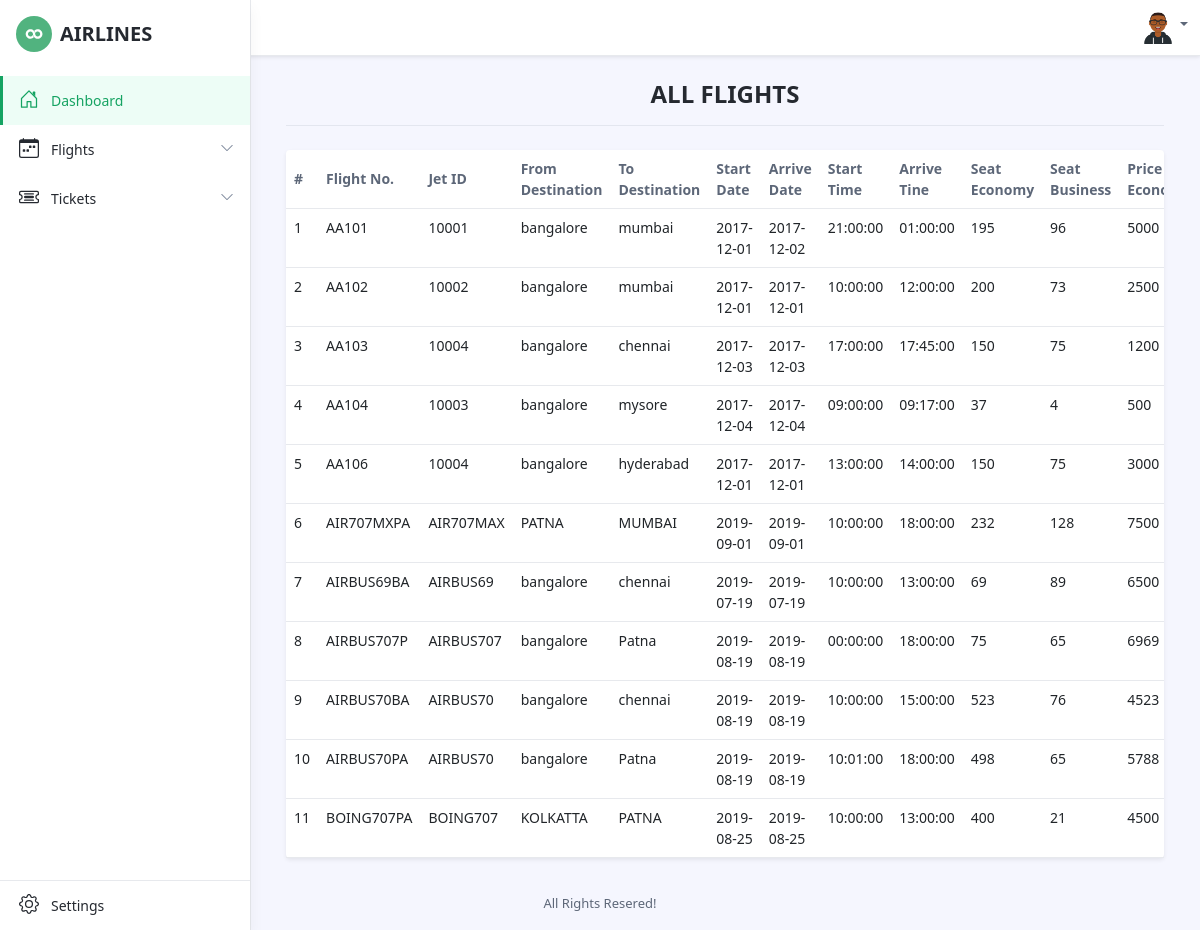
/customer/all_flights.php, run on the app's committed database.
### tables this page shows
CREATE TABLE IF NOT EXISTS `flight_details` (
  `flight_no` varchar(10) NOT NULL,
  `from_city` varchar(20) DEFAULT NULL,
  `to_city` varchar(20) DEFAULT NULL,
  `departure_date` date NOT NULL,
  `arrival_date` date DEFAULT NULL,
  `departure_time` time DEFAULT NULL,
  `arrival_time` time DEFAULT NULL,
  `seats_economy` int(5) DEFAULT NULL,
  `seats_business` int(5) DEFAULT NULL,
  `price_economy` int(10) DEFAULT NULL,
  `price_business` int(10) DEFAULT NULL,
  `jet_id` varchar(10) DEFAULT NULL
);

### customer/all_flights.php (the view, shortened to what this page needs)
<?php
require_once('../Database Connection file/mysqli_connect.php');
include("includes/head.php");
?>
<body class="app">
	<?php include("includes/header.php"); ?>
	<div class="app-wrapper">
		<div class="app-content pt-3 p-md-3 p-lg-4">
			<div class="container-xl">
				<div class="position-relative mb-3">
					<div class="row g-3 justify-content-center">
						<div class="col-auto">
							<h1 class="app-page-title mb-0 text-uppercase">All Flights</h1>
						</div>
					</div>
				</div>
				<hr class="mb-4">
				<div class="tab-content" id="orders-table-tab-content">
					<div class="tab-pane fade show active" id="orders-all" role="tabpanel" aria-labelledby="orders-all-tab">
						<div class="app-card app-card-orders-table shadow-sm mb-5">
							<div class="app-card-body">
								<div class="table-responsive">
									<table class="table app-table-hover mb-0 text-left">
										<thead>
											<tr>
												<th class="cell">#</th>
												<th class="cell">Flight No.</th>
												<th class="cell">Jet ID</th>
												<th class="cell">From Destination</th>
												<th class="cell">To Destination</th>
												<th class="cell">Start Date</th>
												<th class="cell">Arrive Date</th>
												<th class="cell">Start Time</th>
												<th class="cell">Arrive Tine</th>
												<th class="cell">Seat Economy</th>
												<th class="cell">Seat Business</th>
												<th class="cell">Price Economy</th>
											</tr>
										</thead>
										<tbody>
										<?php
												$query = "SELECT * FROM Flight_Details";
												$result = mysqli_query($dbc, $query);
												$count = 1;
												while ($row = mysqli_fetch_array($result)) {
													$flight_no = $row['flight_no'];
													$jet_id = $row['jet_id'];
													$from_city = $row['from_city'];
													$to_city = $row['to_city'];
													$departure_date = $row['departure_date'];
													$arrival_date = $row['arrival_date'];
													$departure_time = $row['departure_time'];
													$arrival_time = $row['arrival_time'];
													$seats_economy = $row['seats_economy'];
													$seats_business = $row['seats_business'];
													$price_economy = $row['price_economy'];
													$price_business = $row['price_business'];
													echo "<tr>
														<td>$count</td>
														<td>$flight_no</td>
														<td>$jet_id</td>
														<td>$from_city</td>
														<td>$to_city</td>
														<td>$departure_date</td>
														<td>$arrival_date</td>
														<td>$departure_time</td>
														<td>$arrival_time</td>
														<td>$seats_economy</td>
														<td>$seats_business</td>
														<td>$price_economy</td>
														<td>$price_business</td>
														<td>
															<a href='delete_flight.php?id=$flight_no' class='btn btn-danger'>Delete</a>
														</td>
													</tr>";
													$count++;} ; ?>
										</tbody>
									</table>
								</div>
							</div>
						</div>
					</div>
				</div>
			</div>
				<?php include("includes/footer.php") ?>

### data on the page
flight_details: flight_no "AA101", jet "10001", from_city "bangalore", to_city "mumbai", departure_date "2017-12-01", arrival_date "2017-12-02", departure_time "21:00:00", arrival_time "01:00:00", seats_economy "195", seats_business "96", price_economy "5000"
flight_details: flight_no "AA102", jet "10002", from_city "bangalore", to_city "mumbai", departure_date "2017-12-01", arrival_date "2017-12-01", departure_time "10:00:00", arrival_time "12:00:00", seats_economy "200", seats_business "73", price_economy "2500"
flight_details: flight_no "AA103", jet "10004", from_city "bangalore", to_city "chennai", departure_date "2017-12-03", arrival_date "2017-12-03", departure_time "17:00:00", arrival_time "17:45:00", seats_economy "150", seats_business "75", price_economy "1200"
flight_details: flight_no "AA104", jet "10003", from_city "bangalore", to_city "mysore", departure_date "2017-12-04", arrival_date "2017-12-04", departure_time "09:00:00", arrival_time "09:17:00", seats_economy "37", seats_business "4", price_economy "500"
flight_details: flight_no "AA106", jet "10004", from_city "bangalore", to_city "hyderabad", departure_date "2017-12-01", arrival_date "2017-12-01", departure_time "13:00:00", arrival_time "14:00:00", seats_economy "150", seats_business "75", price_economy "3000"
flight_details: flight_no "AIR707MXPA", jet "AIR707MAX", from_city "PATNA", to_city "MUMBAI", departure_date "2019-09-01", arrival_date "2019-09-01", departure_time "10:00:00", arrival_time "18:00:00", seats_economy "232", seats_business "128", price_economy "7500"
flight_details: flight_no "AIRBUS69BA", jet "AIRBUS69", from_city "bangalore", to_city "chennai", departure_date "2019-07-19", arrival_date "2019-07-19", departure_time "10:00:00", arrival_time "13:00:00", seats_economy "69", seats_business "89", price_economy "6500"
flight_details: flight_no "AIRBUS707P", jet "AIRBUS707", from_city "bangalore", to_city "Patna", departure_date "2019-08-19", arrival_date "2019-08-19", departure_time "00:00:00", arrival_time "18:00:00", seats_economy "75", seats_business "65", price_economy "6969"
flight_details: flight_no "AIRBUS70BA", jet "AIRBUS70", from_city "bangalore", to_city "chennai", departure_date "2019-08-19", arrival_date "2019-08-19", departure_time "10:00:00", arrival_time "15:00:00", seats_economy "523", seats_business "76", price_economy "4523"
flight_details: flight_no "AIRBUS70PA", jet "AIRBUS70", from_city "bangalore", to_city "Patna", departure_date "2019-08-19", arrival_date "2019-08-19", departure_time "10:01:00", arrival_time "18:00:00", seats_economy "498", seats_business "65", price_economy "5788"
flight_details: flight_no "BOING707PA", jet "BOING707", from_city "KOLKATTA", to_city "PATNA", departure_date "2019-08-25", arrival_date "2019-08-25", departure_time "10:00:00", arrival_time "13:00:00", seats_economy "400", seats_business "21", price_economy "4500"
